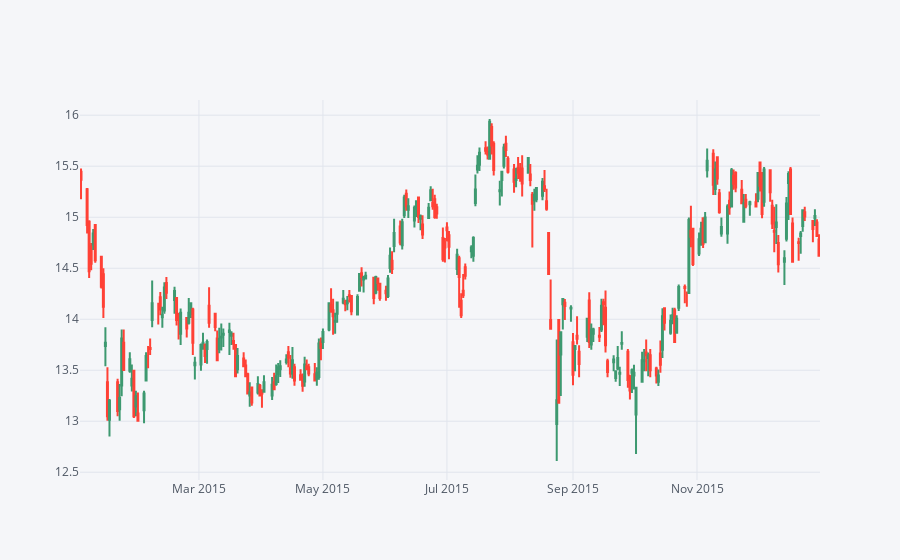

The notebook cell saved with this chart:
### Code cell
bac15 = BAC[['Open','High','Low','Close']].loc['2015-01-01':'2016-01-01']
bac15.iplot(kind='candle')

### Figure 1 — Plotly figure (JSON) as saved in the notebook; plotly's stock layout.template omitted (floating-point values rounded to 4 significant figures; data arrays with more than 128 entries replaced by an {"elided": "..."} marker saying what was removed)
{"data": [{"close": {"elided": "252 float values"}, "high": {"elided": "252 float values"}, "low": {"elided": "252 float values"}, "open": {"elided": "252 float values"}, "showlegend": false, "type": "candlestick", "x": {"elided": "252 str values"}, "yaxis": "y2"}], "layout": {"autosize": true, "legend": {"bgcolor": "#F5F6F9", "font": {"color": "#4D5663"}}, "paper_bgcolor": "#F5F6F9", "plot_bgcolor": "#F5F6F9", "title": {"font": {"color": "#4D5663"}}, "xaxis": {"autorange": true, "gridcolor": "#E1E5ED", "range": ["2015-01-01 12:00", "2015-12-31 12:00"], "rangeslider": {"visible": false, "yaxis2": {}}, "showgrid": true, "tickfont": {"color": "#4D5663"}, "title": {"font": {"color": "#4D5663"}, "text": ""}, "type": "date", "zerolinecolor": "#E1E5ED"}, "yaxis": {"gridcolor": "#E1E5ED", "showgrid": true, "showticklabels": false, "tickfont": {"color": "#4D5663"}, "title": {"font": {"color": "#4D5663"}, "text": ""}, "zerolinecolor": "#E1E5ED"}, "yaxis2": {"autorange": true, "gridcolor": "#E1E5ED", "range": [12.42, 16.15], "showgrid": true, "tickfont": {"color": "#4D5663"}, "title": {"font": {"color": "#4D5663"}, "text": ""}, "zerolinecolor": "#E1E5ED"}}}
